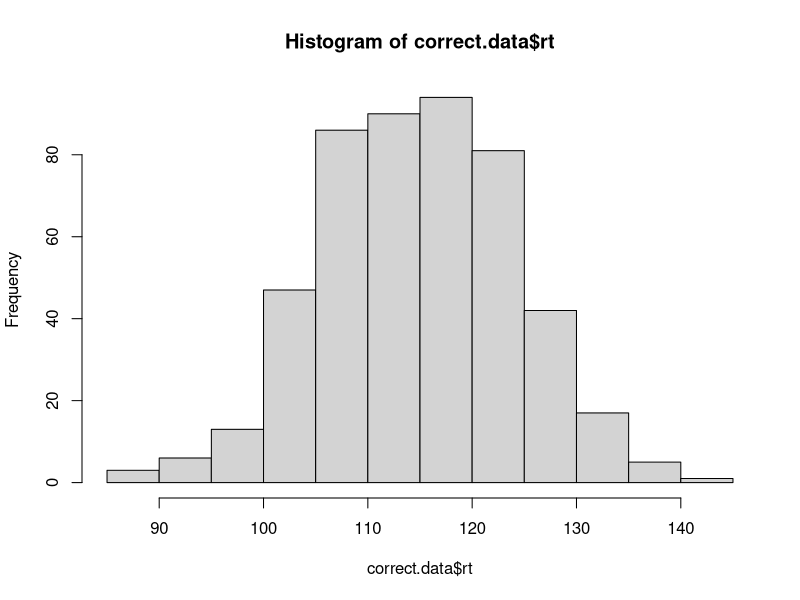
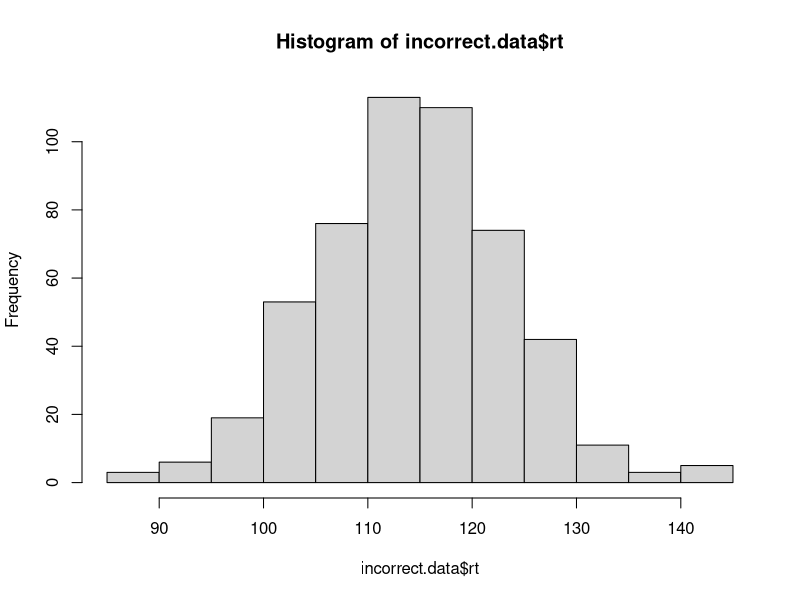

R code for these plots, in order:
# implement the model by filling in the function below
# the model should return a data frame with two columns: correct and rt
# the correct column should be TRUE or FALSE, and rt should contain the
# number of steps it took to reach the criterion.

# note that the function takes four arguments:
# samples is the number of samples to draw from the model
# rate.1 is the evidence accumulation rate for the correct response (default value is 40)
# rate.2 is the evidence accumulation rate for the incorrect response (default value is 40)
# criterion is the threshold for a response (default value is 3)

# one oddity: note that higher values for rate.1 and rate.2 will actually produce slower RTs.
# this is because the rate parameter is controlling the rate of decay of the exponential distribution,
# so faster rates mean that less evidence is likely to accumulate on each step. we could make
# these parameters more intuitive by taking 1/rate.1 and 1/rate.2 as the values to rexp().


#fix s.t. if they both hit the value in the same round, then choose which one exceeds it more
#if still a tie, then the positive one


#correct = rate.1 crossed
accumulator.model <- function(samples, rate.1=40, rate.2=40, criterion=3){
  accuracy.array <- vector()
  rt.array <- vector()

  for (i in seq(from = 1, to = as.numeric(samples))) {
    intevsigpos <- 0
    intevsigneg <- 0
    rt <- 0
    while((-criterion <= intevsigneg) && (intevsigpos <= criterion)) {
      intevsigpos <- intevsigpos + rexp(1, rate.1)
      intevsigneg <- intevsigneg - rexp(1, rate.2)
      rt <- rt + 1
    }
    
    if ((-criterion > intevsigneg) && (intevsigpos > criterion)) {
      if (abs(intevsigpos) < abs(intevsigneg)) {
        corr <- FALSE
      } else {
        corr <- TRUE
      }
    } else {
      corr <- intevsigpos > criterion
    }
    
    
    accuracy.array <- c(accuracy.array, corr)
    rt.array <- c(rt.array, rt)
  }
  output <- data.frame(
    correct = accuracy.array,
    rt = rt.array
  )
  return(output)
  
  output <- data.frame(
    correct = accuracy.array,
    rt = rt.array
  )
  
  return(output)
}

# test the model ####

# if the model is working correctly, then the line below should generate a data frame with 
# 1000 samples and about half of the samples should be correct. the average rt will probably
# be around 112, but might vary from that by a bit.

initial.test <- accumulator.model(1000)
sum(initial.test$correct) / length(initial.test$correct) # should be close to 0.5
mean(initial.test$rt) # should be about 112

# visualize the RT distributions ####

# we can use dplyr to filter the data and visualize the correct and incorrect RT distributions

library(dplyr)

correct.data <- initial.test %>% filter(correct==TRUE)
incorrect.data <- initial.test %>% filter(correct==FALSE)

hist(correct.data$rt)
hist(incorrect.data$rt)

